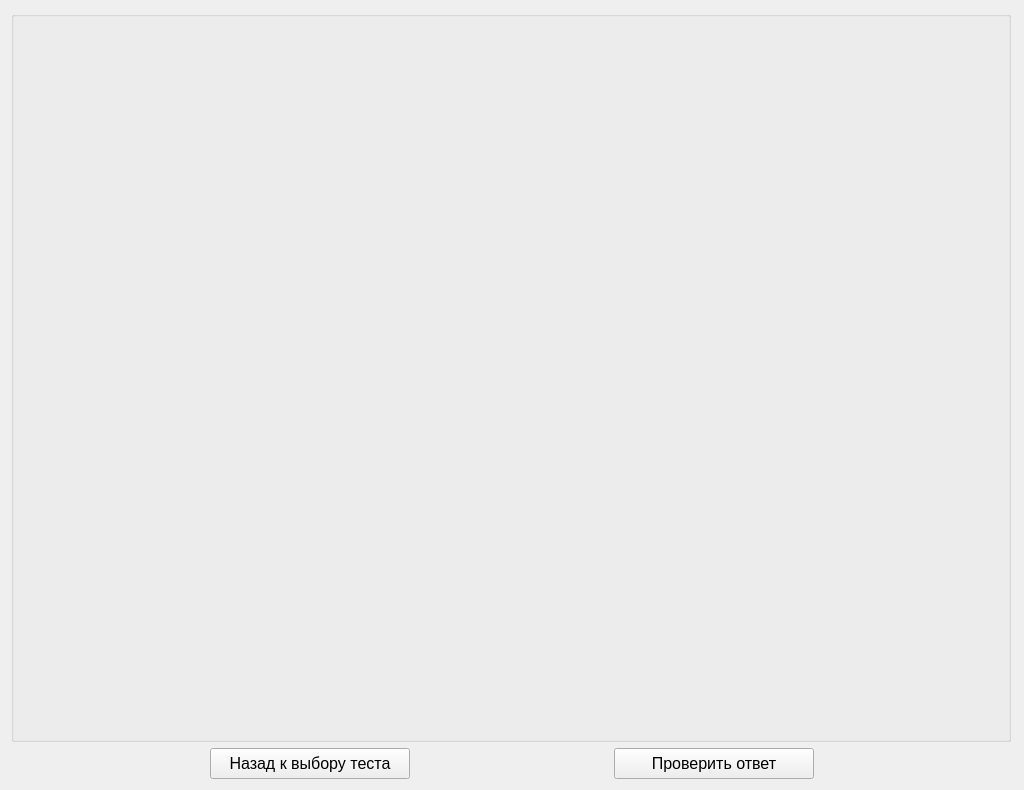
<?xml version="1.0" encoding="UTF-8"?>
<ui version="4.0">
 <class>MainWindow</class>
 <widget class="QMainWindow" name="MainWindow">
  <property name="geometry">
   <rect>
    <x>0</x>
    <y>0</y>
    <width>1024</width>
    <height>790</height>
   </rect>
  </property>
  <property name="minimumSize">
   <size>
    <width>1024</width>
    <height>790</height>
   </size>
  </property>
  <property name="windowTitle">
   <string>Тесты [Диагнозы]</string>
  </property>
  <widget class="QWidget" name="centralWidget">
   <layout class="QVBoxLayout" name="verticalLayout">
    <item>
     <widget class="QGroupBox" name="groupBox">
      <property name="maximumSize">
       <size>
        <width>1000</width>
        <height>1000</height>
       </size>
      </property>
      <property name="title">
       <string/>
      </property>
      <layout class="QGridLayout" name="gridLayout"/>
     </widget>
    </item>
    <item>
     <layout class="QHBoxLayout" name="horizontalLayout">
      <item>
       <spacer name="horizontalSpacer_2">
        <property name="orientation">
         <enum>Qt::Horizontal</enum>
        </property>
        <property name="sizeHint" stdset="0">
         <size>
          <width>40</width>
          <height>20</height>
         </size>
        </property>
       </spacer>
      </item>
      <item>
       <widget class="QPushButton" name="pb_back">
        <property name="minimumSize">
         <size>
          <width>200</width>
          <height>31</height>
         </size>
        </property>
        <property name="font">
         <font>
          <pointsize>12</pointsize>
         </font>
        </property>
        <property name="text">
         <string>Назад к выбору теста</string>
        </property>
       </widget>
      </item>
      <item>
       <spacer name="horizontalSpacer">
        <property name="orientation">
         <enum>Qt::Horizontal</enum>
        </property>
        <property name="sizeHint" stdset="0">
         <size>
          <width>40</width>
          <height>20</height>
         </size>
        </property>
       </spacer>
      </item>
      <item>
       <widget class="QPushButton" name="pb_checkAnswer">
        <property name="minimumSize">
         <size>
          <width>200</width>
          <height>31</height>
         </size>
        </property>
        <property name="font">
         <font>
          <pointsize>12</pointsize>
         </font>
        </property>
        <property name="text">
         <string>Проверить ответ</string>
        </property>
       </widget>
      </item>
      <item>
       <spacer name="horizontalSpacer_3">
        <property name="orientation">
         <enum>Qt::Horizontal</enum>
        </property>
        <property name="sizeHint" stdset="0">
         <size>
          <width>40</width>
          <height>20</height>
         </size>
        </property>
       </spacer>
      </item>
     </layout>
    </item>
   </layout>
  </widget>
 </widget>
 <layoutdefault spacing="6" margin="11"/>
 <resources/>
 <connections/>
</ui>
